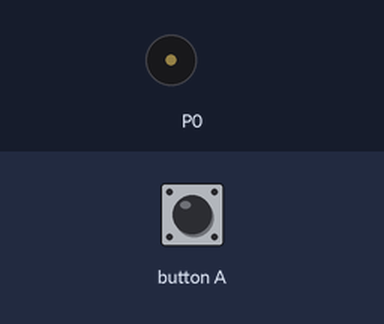
The program below on a simulated BBC micro:bit (MakeCode). On the bench: buzzer (waves = sounding). Inputs (shaded band) come from the test bench.

Above: at 1.2 s.
1.3 s: button A pressed for 0.15 s
At 1.7 s:
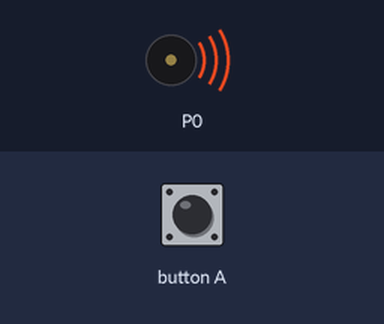
Timing chart, 0 to 9.0 s (numbered marks = the images above; inputs shaded):
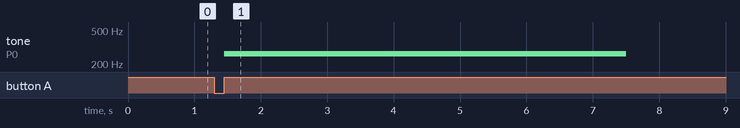

The program:

main.ts
```typescript
input.onButtonPressed(Button.A, function () {
    for (let index = 0; index < 12; index++) {
        music.play(music.tonePlayable(262, music.beat(BeatFraction.Whole)), music.PlaybackMode.UntilDone)
    }
})
```

test.ts
```typescript
// testes vão aqui; isto não será compilado quando este pacote for usado como uma extensão.
```

Measured:
- after the input at 1.3 s, tone on P0: silent → 262 Hz after 0.15 s, → silent 6.1 s later
